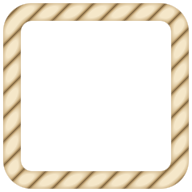
#> input picture ui/rope.png, 192 x 192 px, given in place of d8a10f14-image.jpg, which was not available
$ python make.py
#> lines starting #> are read from the running program, lines starting #| are printed output that depends on the picture; pictures that were not available may be replaced by others from this repository, and a replacement may not be noted
"""Cut the run card's art out of the delivered paintings.

    python3 ui/make.py <folder of the source jpgs>

Five pictures arrive as flat images on a studio ground: two ad buttons, two quest planks and
the LIFE plaque. Three of the five are used whole -- the ground is keyed off and that is the
asset. The plank is not: the carving on the left, the words along the top and the count in the
trough are the three things that change per quest, so they are taken back out and the row
draws its own. What is left is one painting that serves all eight goals.

Nothing here is generated art. Every pixel that ships is from the delivered files; the only
work is keying the ground, borrowing the round roundel from one plank for the other, and
filling three holes back in with the wood that surrounds them.
"""
import sys, os, math
from PIL import Image
import numpy as np
from scipy import ndimage

U=(sys.argv[1] if len(sys.argv)>1 else '.').rstrip('/')+'/'
OUT=os.path.dirname(os.path.abspath(__file__))+'/'

# the delivered files, by what they are
LIFE_BTN='d8a10f14-image.jpg'    # SECOND LIFE (Watch Ad)
DBL_BTN ='ab09da71-image.jpg'    # DOUBLE COINS (Watch Ad)
PLANK_A ='12a5458e-image.jpg'    # "Shave 3 close calls" -- clean trough
PLANK_B ='d0465b37-image.jpg'    # "Ride a Barrel" -- round roundel, shell on the bar
PLAQUES=[('d289c307-image.jpg','plaque_life.png'),    # LIFE
         ('bfe033f1-image.jpg','plaque_share.png'),   # SHARE
         ('409ce94b-image.jpg','plaque_menu.png')]    # MAIN MENU

# [32 lines left out: functions box, blur, box_xy, grain, not called in this run]

def grow(m,r):
    return blur(m.astype(np.float32),r)>0.06

# [30 lines left out: functions inpaint, fill_h, not called in this run]

def rgba_blue(path, tol=14.0, soft=14.0):
#> called with path = 'd8a10f14-image.jpg', tol = 14, soft = 14
    im=Image.open(U+path).convert('RGB'); a=np.asarray(im).astype(np.float32)
    al=1.0-np.clip(((a[:,:,2]-a[:,:,0])-tol)/soft,0,1)
#> al: shape (192, 192) float32; every value is 1
    return a, al


def out2(a,al,name,box_=None,w=None):
#> called with name = 'btn_life.png', box_ = (0, 60, 497, 331), w = 420
    im=Image.fromarray(np.dstack([np.clip(a,0,255),np.clip(al,0,1)*255]).astype(np.uint8),'RGBA')
#> im: PIL image 192x192 RGBA
    im=im.crop(box_) if box_ else im
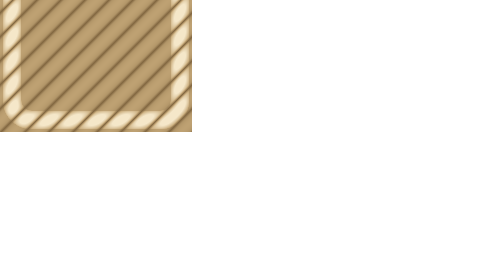
#> im: PIL image 497x271 RGBA; mean R, G, B, A 35.3, 30.4, 22.4, 48; transparent parts drawn white
    im=im.crop(im.getbbox())
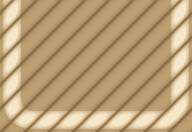
#> im: PIL image 192x132 RGBA; mean R, G, B, A 187.8, 161.7, 119, 255
    if w: im=im.resize((w,round(im.height*w/im.width)),Image.LANCZOS)
#> im: PIL image 420x289 RGBA
    im.save(OUT+name,optimize=True); print(name,im.size,os.path.getsize(OUT+name)//1024,'KB')
#| btn_life.png (420, 289) 65 KB

# [5 lines left out: function out, not called in this run]


# ---------- the two ad buttons: the art is the whole button, lettering and all ----------
a,al=rgba_blue(LIFE_BTN); out2(a,al,'btn_life.png',(0,60,497,331),420)
a,al=rgba_blue(DBL_BTN); out2(a,al,'btn_dbl.png',(30,118,534,381),420)
#> call 2 of rgba_blue, with path = 'ab09da71-image.jpg', tol = 14, soft = 14
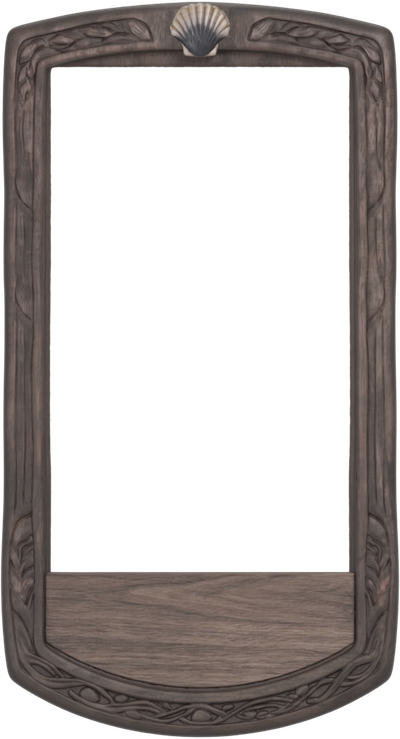
#> input picture ui/shelf_frame.png, 400 x 739 px, given in place of ab09da71-image.jpg, which was not available
#> in rgba_blue (call 2), `im = Image.open(U + path).convert('RGB')`:
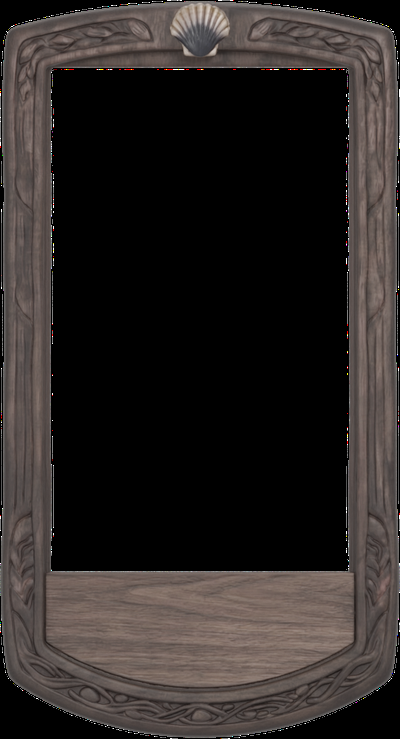
#> im: PIL image 400x739 RGB; mean R, G, B 44.4, 39.3, 37.5
#> in rgba_blue (call 2), `al=1.0-np.clip(((a[:,:,2]-a[:,:,0])-tol)/soft,0,1)`:
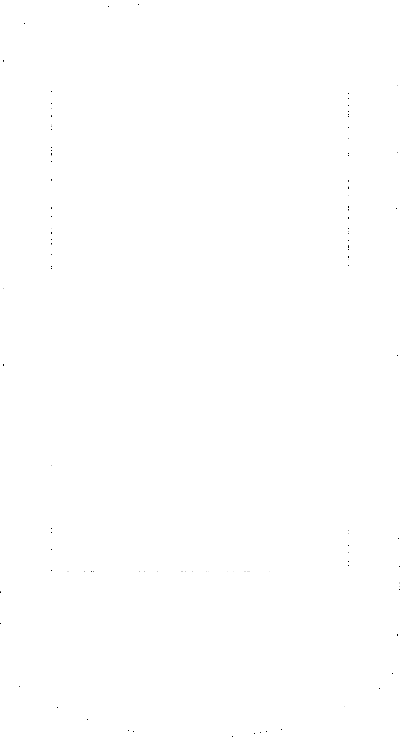
#> al: shape (739, 400) float32; min 0, max 1, mean 1
#> call 2 of out2, with name = 'btn_dbl.png', box_ = (30, 118, 534, 381), w = 420
#> in out2 (call 2), `im=im.crop(box_) if box_ else im`:
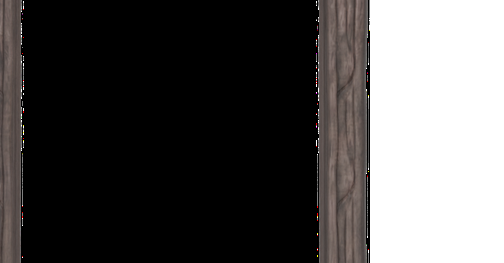
#> im: PIL image 504x263 RGBA; mean R, G, B, A 14.4, 12.8, 12.2, 187.1; transparent parts drawn white
#> in out2 (call 2), `im=im.crop(im.getbbox())`:
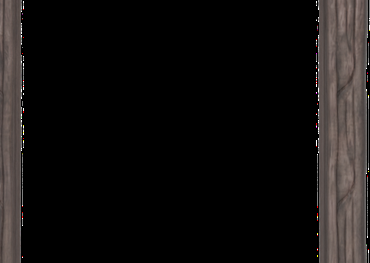
#> im: PIL image 370x263 RGBA; mean R, G, B, A 19.6, 17.4, 16.7, 254.9; transparent parts drawn white
#| btn_dbl.png (420, 299) 44 KB


# ---------- the quest plank ----------
A,AL=rgba_blue(PLANK_A)          # clean trough
B,BL=rgba_blue(PLANK_B)          # circular roundel
#> (the run stopped early here; a loop or call above may not have finished)
